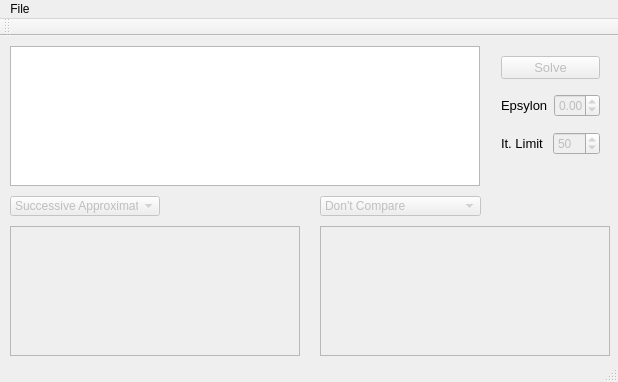
<?xml version="1.0" encoding="UTF-8"?>
<ui version="4.0">
 <class>MainWindow</class>
 <widget class="QMainWindow" name="MainWindow">
  <property name="geometry">
   <rect>
    <x>0</x>
    <y>0</y>
    <width>618</width>
    <height>382</height>
   </rect>
  </property>
  <property name="windowTitle">
   <string>SolvingSystems</string>
  </property>
  <widget class="QWidget" name="centralWidget">
   <widget class="QComboBox" name="firstMethod">
    <property name="enabled">
     <bool>false</bool>
    </property>
    <property name="geometry">
     <rect>
      <x>10</x>
      <y>160</y>
      <width>150</width>
      <height>20</height>
     </rect>
    </property>
    <item>
     <property name="text">
      <string>Successive Approximation</string>
     </property>
    </item>
    <item>
     <property name="text">
      <string>Simple Iteration</string>
     </property>
    </item>
    <item>
     <property name="text">
      <string>Zeidel's Method</string>
     </property>
    </item>
    <item>
     <property name="text">
      <string>Nekrasov's Method</string>
     </property>
    </item>
   </widget>
   <widget class="QPlainTextEdit" name="plainTextEdit">
    <property name="geometry">
     <rect>
      <x>10</x>
      <y>10</y>
      <width>470</width>
      <height>140</height>
     </rect>
    </property>
    <property name="font">
     <font>
      <pointsize>18</pointsize>
     </font>
    </property>
    <property name="readOnly">
     <bool>true</bool>
    </property>
   </widget>
   <widget class="QPlainTextEdit" name="firstMethodOutput">
    <property name="enabled">
     <bool>false</bool>
    </property>
    <property name="geometry">
     <rect>
      <x>10</x>
      <y>190</y>
      <width>290</width>
      <height>130</height>
     </rect>
    </property>
    <property name="font">
     <font>
      <pointsize>10</pointsize>
     </font>
    </property>
    <property name="readOnly">
     <bool>true</bool>
    </property>
   </widget>
   <widget class="QComboBox" name="secondMethod">
    <property name="enabled">
     <bool>false</bool>
    </property>
    <property name="geometry">
     <rect>
      <x>320</x>
      <y>160</y>
      <width>161</width>
      <height>20</height>
     </rect>
    </property>
    <item>
     <property name="text">
      <string>Don't Compare</string>
     </property>
    </item>
    <item>
     <property name="text">
      <string>Successive Approximation</string>
     </property>
    </item>
    <item>
     <property name="text">
      <string>Simple Iteration</string>
     </property>
    </item>
    <item>
     <property name="text">
      <string>Zeidel's Method</string>
     </property>
    </item>
    <item>
     <property name="text">
      <string>Nekrasov's Method</string>
     </property>
    </item>
   </widget>
   <widget class="QPlainTextEdit" name="secondMethodOutput">
    <property name="enabled">
     <bool>false</bool>
    </property>
    <property name="geometry">
     <rect>
      <x>320</x>
      <y>190</y>
      <width>290</width>
      <height>130</height>
     </rect>
    </property>
    <property name="font">
     <font>
      <pointsize>10</pointsize>
     </font>
    </property>
    <property name="readOnly">
     <bool>true</bool>
    </property>
   </widget>
   <widget class="QWidget" name="layoutWidget">
    <property name="geometry">
     <rect>
      <x>490</x>
      <y>0</y>
      <width>121</width>
      <height>141</height>
     </rect>
    </property>
    <layout class="QVBoxLayout" name="verticalLayout">
     <item>
      <widget class="QPushButton" name="pushButton">
       <property name="enabled">
        <bool>false</bool>
       </property>
       <property name="font">
        <font>
         <pointsize>10</pointsize>
        </font>
       </property>
       <property name="text">
        <string>Solve</string>
       </property>
      </widget>
     </item>
     <item>
      <layout class="QHBoxLayout" name="horizontalLayout_2">
       <item>
        <widget class="QLabel" name="epsLabel">
         <property name="font">
          <font>
           <pointsize>10</pointsize>
          </font>
         </property>
         <property name="text">
          <string>Epsylon</string>
         </property>
        </widget>
       </item>
       <item>
        <widget class="QDoubleSpinBox" name="epsEdit">
         <property name="enabled">
          <bool>false</bool>
         </property>
         <property name="decimals">
          <number>4</number>
         </property>
         <property name="minimum">
          <double>0.000100000000000</double>
         </property>
         <property name="maximum">
          <double>1.000000000000000</double>
         </property>
         <property name="singleStep">
          <double>0.000100000000000</double>
         </property>
         <property name="value">
          <double>0.001000000000000</double>
         </property>
        </widget>
       </item>
      </layout>
     </item>
     <item>
      <layout class="QHBoxLayout" name="horizontalLayout">
       <item>
        <widget class="QLabel" name="itLimitLabel">
         <property name="font">
          <font>
           <pointsize>10</pointsize>
          </font>
         </property>
         <property name="text">
          <string>It. Limit</string>
         </property>
        </widget>
       </item>
       <item>
        <widget class="QSpinBox" name="itLimitEdit">
         <property name="enabled">
          <bool>false</bool>
         </property>
         <property name="minimum">
          <number>1</number>
         </property>
         <property name="maximum">
          <number>150</number>
         </property>
         <property name="value">
          <number>50</number>
         </property>
        </widget>
       </item>
      </layout>
     </item>
    </layout>
   </widget>
  </widget>
  <widget class="QMenuBar" name="menuBar">
   <property name="geometry">
    <rect>
     <x>0</x>
     <y>0</y>
     <width>618</width>
     <height>21</height>
    </rect>
   </property>
   <widget class="QMenu" name="menuFile">
    <property name="title">
     <string>File</string>
    </property>
    <addaction name="action_Open"/>
    <addaction name="action_Exit"/>
   </widget>
   <addaction name="menuFile"/>
  </widget>
  <widget class="QToolBar" name="mainToolBar">
   <attribute name="toolBarArea">
    <enum>TopToolBarArea</enum>
   </attribute>
   <attribute name="toolBarBreak">
    <bool>false</bool>
   </attribute>
  </widget>
  <widget class="QStatusBar" name="statusBar"/>
  <action name="action_Open">
   <property name="text">
    <string>Open</string>
   </property>
  </action>
  <action name="action_Exit">
   <property name="text">
    <string>Exit</string>
   </property>
  </action>
 </widget>
 <layoutdefault spacing="6" margin="11"/>
 <resources/>
 <connections/>
</ui>
